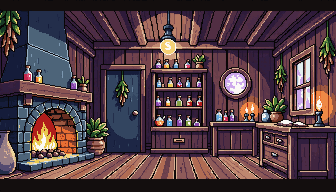
#> input picture scripts/pixellab/out/bg_shop/base.png, 336 x 192 px, given in place of knight_ally_sheet.png, which was not available
$ python task74_petrify.py out/bg_shop/base.png
#> lines starting #> are read from the running program, lines starting #| are printed output that depends on the picture; pictures that were not available may be replaced by others from this repository, and a replacement may not be noted
### scripts/pixellab/pl_api.py
#!/usr/bin/env python3
"""PixelLab v2 API client per Arcade Maze Fantasy (ricostruito Task 52).

Ricostruzione della pipeline persa nel 3° reset sandbox (§8.2 del contesto).
Regole API (validate sulle 95 entity dei Task 28-29):
  - POST /create-image-pixflux   SINCRONO, ritorna base64
  - POST /animate-with-text-v3   BACKGROUND job -> poll GET /background-jobs/{id}
  - GET  /balance                gratuito (subscription.generations)
  - retry su HTTP 429 con backoff 90s; retry su 5xx (3 tentativi, backoff 10s)
  - MAI duplicare un POST pagato: lo stato per-entity vive in state/{id}.json
"""
from __future__ import annotations

import base64
import json
import os
import sys
import time
import urllib.error
import urllib.request

BASE_URL = "https://api.pixellab.ai/v2"
KEY_PATHS = [
    "/home/z/my-project/secrets/.env.pixellab",
    os.path.join(os.path.dirname(os.path.dirname(os.path.abspath(__file__))), "secrets", ".env.pixellab"),
]
MIN_RESERVE = 150.0  # budget guard §8.2: le generazioni non scendono mai sotto

_API_KEY: str | None = None


def api_key() -> str:
    """Carica la key PixelLab (env PIXELLAB_API_KEY oppure secrets/.env.pixellab)."""
    global _API_KEY
    if _API_KEY:
        return _API_KEY
    env = os.environ.get("PIXELLAB_API_KEY")
    if env:
        _API_KEY = env.strip()
        return _API_KEY
    for path in KEY_PATHS:
        if os.path.isfile(path):
            for line in open(path, encoding="utf-8"):
                line = line.strip()
                if line.startswith("PIXELLAB_API_KEY="):
                    _API_KEY = line.split("=", 1)[1].strip()
                    return _API_KEY
    raise SystemExit("ERRORE: PIXELLAB_API_KEY non trovata (env o secrets/.env.pixellab)")


def _request(method: str, path: str, payload: dict | None = None,
             timeout: int = 120, retries_5xx: int = 3) -> dict:
    """Richiesta HTTP con retry su 429 (backoff 90s) e 5xx (backoff 10s)."""
    url = f"{BASE_URL}{path}"
    data = json.dumps(payload).encode("utf-8") if payload is not None else None
    attempt_5xx = 0
    attempt_429 = 0
    while True:
        req = urllib.request.Request(url, data=data, method=method)
        req.add_header("Authorization", f"Bearer {api_key()}")
        req.add_header("Content-Type", "application/json")
        try:
            with urllib.request.urlopen(req, timeout=timeout) as resp:
                return json.loads(resp.read().decode("utf-8"))
        except urllib.error.HTTPError as e:
            if e.code == 429 and attempt_429 < 2:
                attempt_429 += 1
                wait = 90
                print(f"[api] 429 rate limit, attesa {wait}s (tentativo {attempt_429}/2)...", flush=True)
                time.sleep(wait)
                continue
            if 500 <= e.code < 600 and attempt_5xx < retries_5xx:
                attempt_5xx += 1
                print(f"[api] {e.code} server error, retry in 10s ({attempt_5xx}/{retries_5xx})...", flush=True)
                time.sleep(10)
                continue
            body = ""
            try:
                body = e.read().decode("utf-8", "replace")[:400]
            except Exception:
                pass
            raise RuntimeError(f"HTTP {e.code} su {method} {path}: {body}") from e
        except urllib.error.URLError as e:
            if attempt_5xx < retries_5xx:
                attempt_5xx += 1
                print(f"[api] network error ({e}), retry in 10s...", flush=True)
                time.sleep(10)
                continue
            raise


# [18 lines left out: functions get_balance, budget_guard, not called in this run]


def b64_of_file(path: str) -> dict:
    """Base64Image payload per l'API (type base64 / format png)."""
    with open(path, "rb") as f:
        return {"type": "base64", "format": "png",
                "base64": base64.b64encode(f.read()).decode("ascii")}


# [69 lines left out: functions save_b64_image, create_image_pixflux, extract_images, not called in this run]


def submit_animate_with_text_v3(first_frame_path: str, action: str,
                               frame_count: int = 4, seed: int = 7,
                               no_background: bool = True) -> str:
    """SOLO submit del job animate v3 — ritorna il job_id (il POST è PAGATO
    da questo momento: salva subito il job_id nello stato!)."""
    payload = {
        "first_frame": b64_of_file(first_frame_path),
        "action": action,
        "frame_count": frame_count,
        "seed": seed,
        "no_background": no_background,
    }
    resp = _request("POST", "/animate-with-text-v3", payload, timeout=300)
    job_id = resp.get("background_job_id") or resp.get("job_id")
    if not job_id:
        raise RuntimeError(f"Risposta animate v3 senza job id: {str(resp)[:300]}")
    return job_id


# [31 lines left out: functions poll_background_job, animate_with_text_v3, not called in this run]


# [3 lines that do not run on import are left out]

### scripts/pixellab/task74_petrify.py
#!/usr/bin/env python3
"""task74_petrify.py — TASK 74: statua del cavaliere via PETRIFICAZIONE
animate-v3 dal frame REALE dell'alleato.

PERCHE': due tentativi pixflux statici (statua 29px e 25px di larghezza
vs alleato 54px) hanno mostrato che il text-to-image "statue" collassa
sempre verso la colonna monumentale sottile, ANCHE con anchor pietra
del frame alleato (il color_image e' anchor di PALETTE, non di forma).
L'utente vuole la statua "piu' simile alla sua versione attivata":

STRATEGIA INVERSA (lezione Task 73 rovesciata): invece di generare una
statua sperando somigli all'alleato, parto DALL'ALLEATO (frame 3, il piu'
statuario) come first_frame di animate-with-text-v3 e chiedo la
PIETRIFICAZIONE: la forma resta identica al 100% (animate v3 preserva
il first frame — e' come sono stati fatti gli sheet alleati), il
materiale diventa pietra (colori che si dissanguano in grigio, crepe,
mantello che si irrigidisce).

Il frame 3 (ultimo) = statua piu' pietrificata.

Poi: rimozione sfondo, valutazione saturazione residua, eventuale
remap in rampa pietra (fallback deterministico), save in
out/knight_statue/petrified/*.png.

Uso: python3 scripts/pixellab/task74_petrify.py [--remap-forced]
"""
from __future__ import annotations

import os
import sys

HERE = os.path.dirname(os.path.abspath(__file__))
sys.path.insert(0, HERE)

import numpy as np
from PIL import Image

import pl_api
import pl_integrate

SHEET = os.path.join(HERE, "..", "..", "godot", "assets", "sprites",
                     "knight_ally_sheet.png")
OUT_DIR = os.path.join(HERE, "out", "knight_statue")
PETRI_DIR = os.path.join(OUT_DIR, "petrified")
os.makedirs(PETRI_DIR, exist_ok=True)

FRAME = 3          # frame piu' statuario del walk cycle
FIRST_FRAME = os.path.join(OUT_DIR, "petrify_first.png")
ACTION = (
    "the marching knight slowly petrifies into an ancient stone statue: "
    "all colors drain away into weathered gray stone, fine cracks spread "
    "across the armor plates, the cloak stiffens into solid rock, the "
    "metal turns to carved gray stone with chipped edges, the pose "
    "freezes completely, subtle moss appears on the boots, no movement, "
    "no camera movement, background stays transparent"
)

# rampa pietra (identica a gen_knight_statue_anchor.py)
RAMP = [
    (54, 52, 68), (84, 82, 98), (118, 114, 108),
    (150, 146, 138), (182, 178, 168), (214, 210, 198),
]


def saturation_stats(img: Image.Image) -> tuple[float, float]:
    """(sat media, sat max) sui pixel opachi."""
    a = np.array(img.convert("RGBA"))
    op = a[:, :, 3] > 128
    if not op.any():
        return 0.0, 0.0
    mx = a[:, :, :3].max(axis=2).astype(int)
    mn = a[:, :, :3].min(axis=2).astype(int)
    sat = (mx - mn)[op]
    return float(sat.mean()), float(sat.max())


def stone_remap(img: Image.Image) -> Image.Image:
    """Remap luminanza per-percentili -> rampa pietra (alpha preservato)."""
    a = np.array(img.convert("RGBA"))
    op = a[:, :, 3] > 10
    lum = (0.299 * a[:, :, 0] + 0.587 * a[:, :, 1] + 0.114 * a[:, :, 2])
    vals = np.sort(lum[op])
    n = len(vals)
    thr = [vals[int(q * (n - 1))] for q in (1/6, 2/6, 3/6, 4/6, 5/6)]
    li = np.digitize(lum, thr)
    out = np.zeros_like(a)
    for k, col in enumerate(RAMP):
        sel = op & (li == k)
        out[sel, 0], out[sel, 1], out[sel, 2] = col
    out[:, :, 3] = np.where(op, 255, 0)
    return Image.fromarray(out)


def main() -> None:
    forced = "--remap-forced" in sys.argv

    # 1) first frame: ally frame 3 su canvas 256x256 (4x NEAREST)
    sheet = Image.open(SHEET).convert("RGBA")
#> sheet is the input picture: PIL image 336x192 RGBA; mean R, G, B, A 80, 59, 65.6, 255
    frame = sheet.crop((FRAME * 64, 0, (FRAME + 1) * 64, 64))
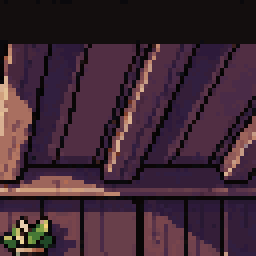
#> frame: PIL image 64x64 RGBA (shown 4 times larger); mean R, G, B, A 63.4, 39.8, 52.1, 255
    big = frame.resize((256, 256), Image.NEAREST)
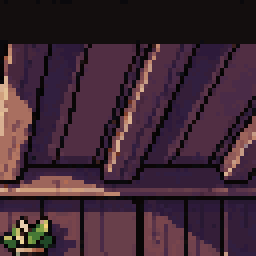
#> big: PIL image 256x256 RGBA; mean R, G, B, A 63.4, 39.8, 52.1, 255
    big.save(FIRST_FRAME)
    print(f"first frame: {FIRST_FRAME}")

    # 2) submit + poll (job_id persistito PRIMA del poll — anti-doppio-POST)
    state_f = os.path.join(HERE, "state", "knight_statue_petrify.json")
    os.makedirs(os.path.dirname(state_f), exist_ok=True)
    import json
    st = {}
    if os.path.isfile(state_f):
        with open(state_f) as f:
            st = json.load(f)
    if st.get("job_id"):
        job_id = st["job_id"]
        print(f"resume job {job_id}")
    else:
        job_id = pl_api.submit_animate_with_text_v3(
            first_frame_path=FIRST_FRAME, action=ACTION,
            frame_count=4, seed=74)
        st["job_id"] = job_id
        with open(state_f, "w") as f:
            json.dump(st, f, indent=2)

    raw = pl_api.poll_background_job(job_id)
    raw_dir = os.path.join(PETRI_DIR, "raw")
    os.makedirs(raw_dir, exist_ok=True)
    for i, b64 in enumerate(raw):
        pl_api.save_b64_image(b64, os.path.join(raw_dir, f"r{i}.png"))

    frames = raw[1:] if len(raw) > 4 else raw  # r0 = reference
    frames = frames[:4]
    for i, b64 in enumerate(frames):
        pl_api.save_b64_image(b64, os.path.join(PETRI_DIR, f"f{i}.png"))
    print(f"frame salvati: {len(frames)}")

    # 3) post-processing del frame 3 (il piu' pietrificato)
    last = os.path.join(PETRI_DIR, "f3.png")
    img = Image.open(last).convert("RGBA")
    img = pl_integrate.remove_solid_background(img, tol=34)
    mean_sat, max_sat = saturation_stats(img)
    print(f"f3 post-bg: sat media {mean_sat:.1f}, max {max_sat:.1f}")
    # soglia: statua di pietra deve avere sat media bassa; se PixelLab ha
    # lasciato colori (armatura argento sat alta per i riflessi blu),
    # remap deterministico in rampa pietra
    if forced or mean_sat > 18.0 or max_sat > 90.0:
        print("-> remap in rampa pietra (fallback deterministico)")
        img = stone_remap(img)
        mean_sat2, max_sat2 = saturation_stats(img)
        print(f"post-remap: sat media {mean_sat2:.1f}, max {max_sat2:.1f}")
    out_f = os.path.join(PETRI_DIR, "statue_final.png")
    img.save(out_f)
    print(f"statua finale: {out_f}")

    a = np.array(img)
    ys, xs = np.nonzero(a[:, :, 3] > 10)
    if len(xs):
        print(f"contenuto 256: x[{xs.min()}..{xs.max()}] y[{ys.min()}..{ys.max()}] "
              f"({xs.max()-xs.min()+1}x{ys.max()-ys.min()+1}) — ally era 216x224")


if __name__ == "__main__":
#> (the run stopped early here; a loop or call above may not have finished)

$ run again, on scripts/pixellab/out/blade_wheel/frames/f2.png
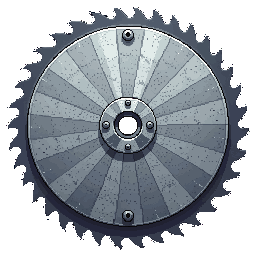
#> input picture scripts/pixellab/out/blade_wheel/frames/f2.png, 256 x 256 px, given in place of knight_ally_sheet.png, which was not available
#> in main, sheet is the input picture: PIL image 256x256 RGBA; mean R, G, B, A 70.2, 76.3, 82.7, 160.8
#> in main, `frame = sheet.crop((FRAME * 64, 0, (FRAME + 1) * 64, 64))`:
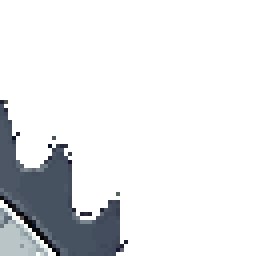
#> frame: PIL image 64x64 RGBA (shown 4 times larger); mean R, G, B, A 13.6, 15.1, 16.9, 38.9; transparent parts drawn white
